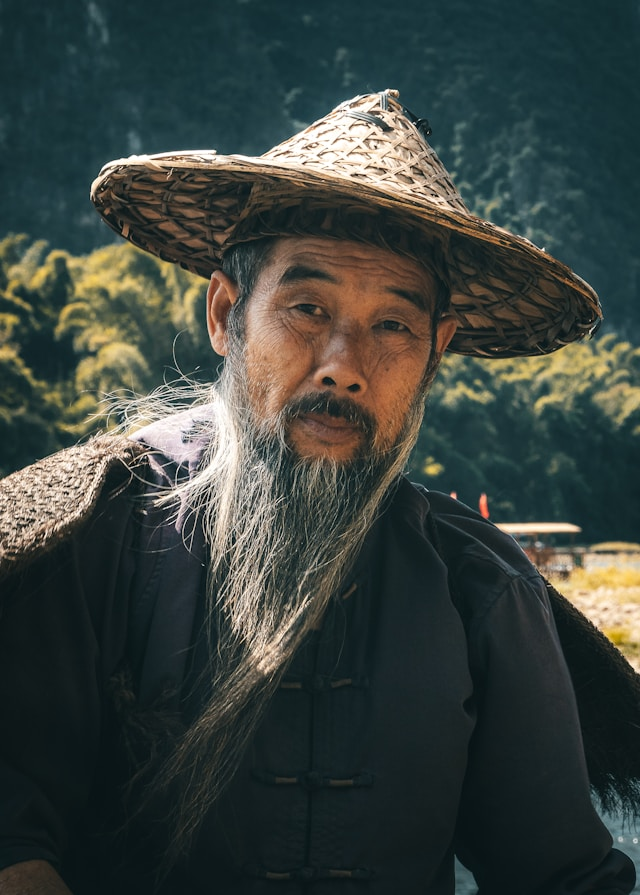
#> input picture opencv/input_img/sample.jpg, 640 x 895 px
$ jupyter execute 2_opencv_transformations.ipynb
#> lines starting #> are read from the running program, lines starting #| are printed output that depends on the picture
# OpenCV Image Transformations

This notebook covers resizing, cropping, rotation, and flipping techniques.

[cell 1]
import cv2
image = cv2.imread("input_img/sample.jpg")
#> image is the input picture: shape (895, 640, 3); mean B, G, R 62.1, 66.7, 58.6

## 1. Grayscale Conversion

[cell 2]
# Convert the image to grayscale and save
if image is not None:
    h, w, c = image.shape
#> h = 895; w = 640; c = 3
    print(f"Image dimensions: {h}x{w}x{c}")
#| Image dimensions: 895x640x3

    grey = cv2.cvtColor(image, cv2.COLOR_BGR2GRAY)
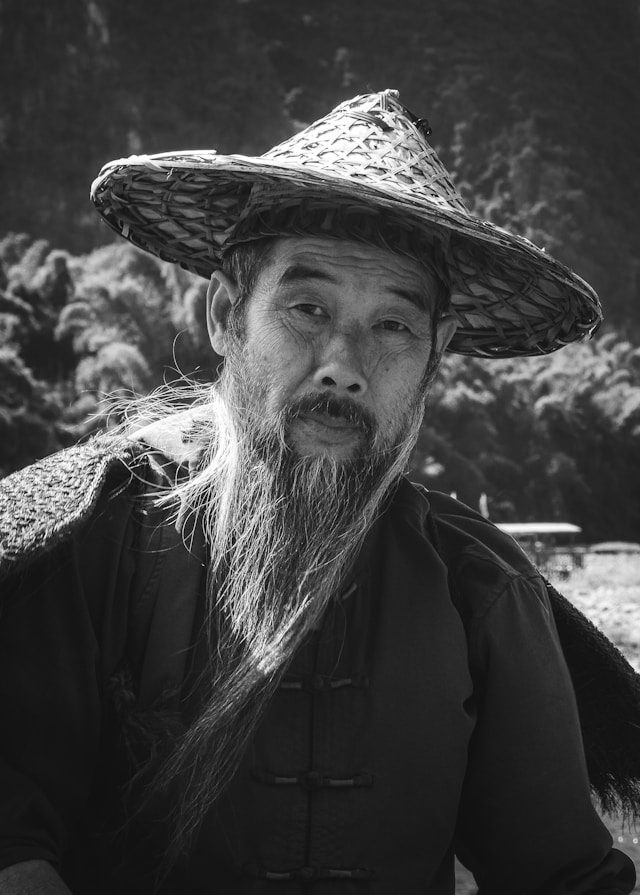
#> grey: shape (895, 640); min 0, max 255, mean 63.7
    cv2.imwrite("output_img/grey.jpg", grey)
else:
    print("Image not found.")

## 2. Resizing

[cell 3]
# Resize the image to 50% of its original size
if image is not None:
    (h, w) = image.shape[:2]

    resized = cv2.resize(image, (int(w * 0.5), int(h * 0.5)))
    cv2.imwrite("output_img/resized.jpg", resized)
else:
    print("Image not found.")

## 3. Cropping

[cell 4]
# Crop a specific Region of Interest (ROI)
if image is not None:
    # ROI coordinates: [y_start:y_end, x_start:x_end]
    x_start, y_start, x_end, y_end = 100, 100, 540, 327

    cropped_img = image[y_start:y_end, x_start:x_end]
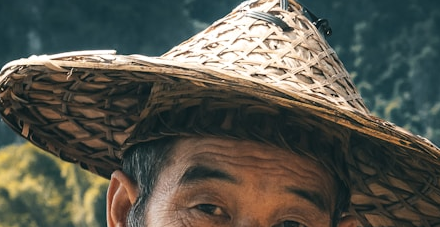
#> cropped_img: shape (227, 440, 3); mean B, G, R 77.9, 87.7, 88.5
    cv2.imwrite("output_img/cropped.jpg", cropped_img)
else:
    print("Image not found.")

## 4. Rotation

[cell 5]
# Rotate the image 90 degrees clockwise
if image is not None:
    (h, w) = image.shape[:2]
    center = (w // 2, h // 2)
#> center = (320, 447)
    M = cv2.getRotationMatrix2D(center, -90, 1.0)
    rotated_image = cv2.warpAffine(image, M, (w, h))
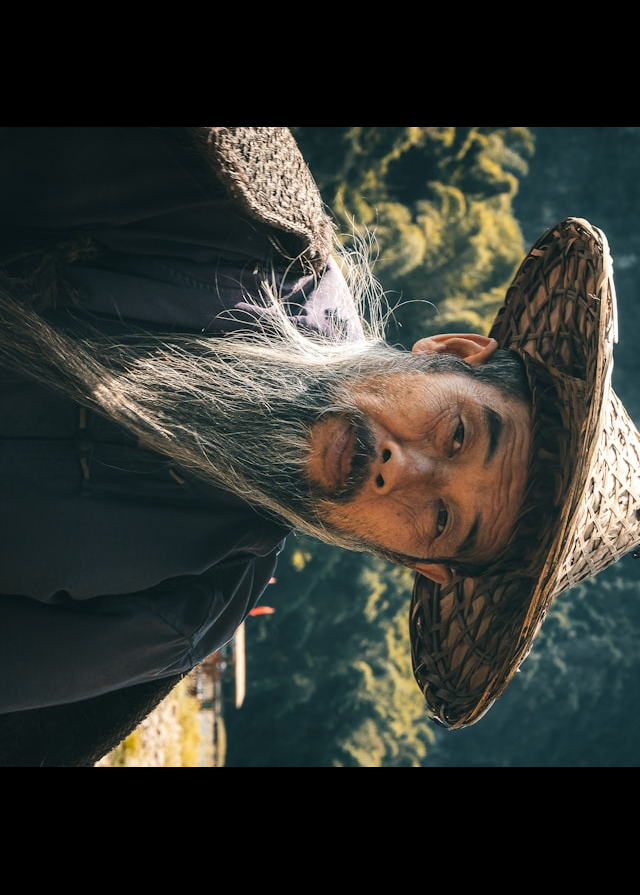
#> rotated_image: shape (895, 640, 3); mean B, G, R 48.5, 53.9, 51.3
    cv2.imwrite("output_img/rotated.jpg", rotated_image)
else:
    print("Image not found.")

## 5. Flipping

[cell 6]
# Apply different types of flips
if image is not None:
    flipped_v = cv2.flip(image, 0)
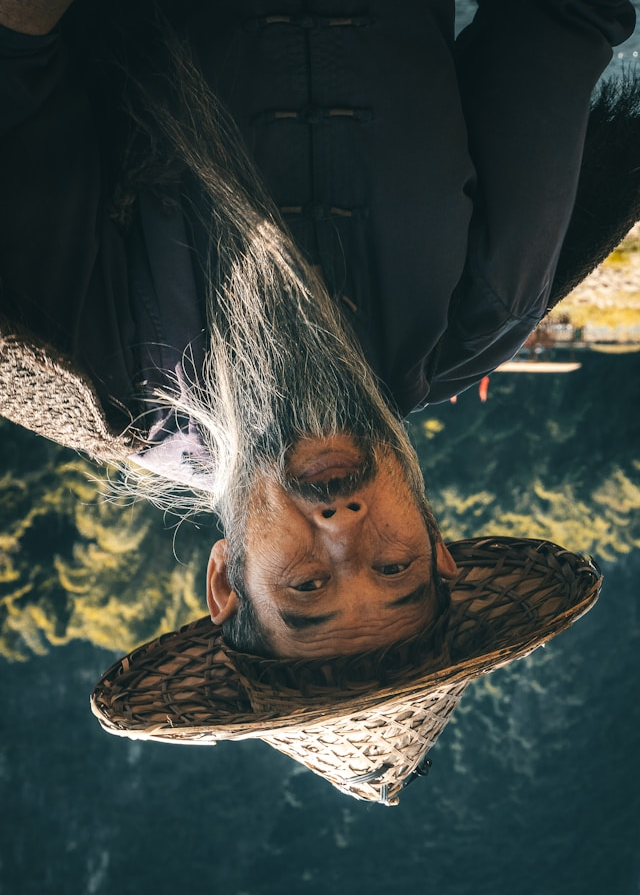
#> flipped_v: shape (895, 640, 3); mean B, G, R 62.1, 66.7, 58.6
    cv2.imwrite("output_img/vertically_flipped.jpg", flipped_v)

    flipped_h = cv2.flip(image, 1)
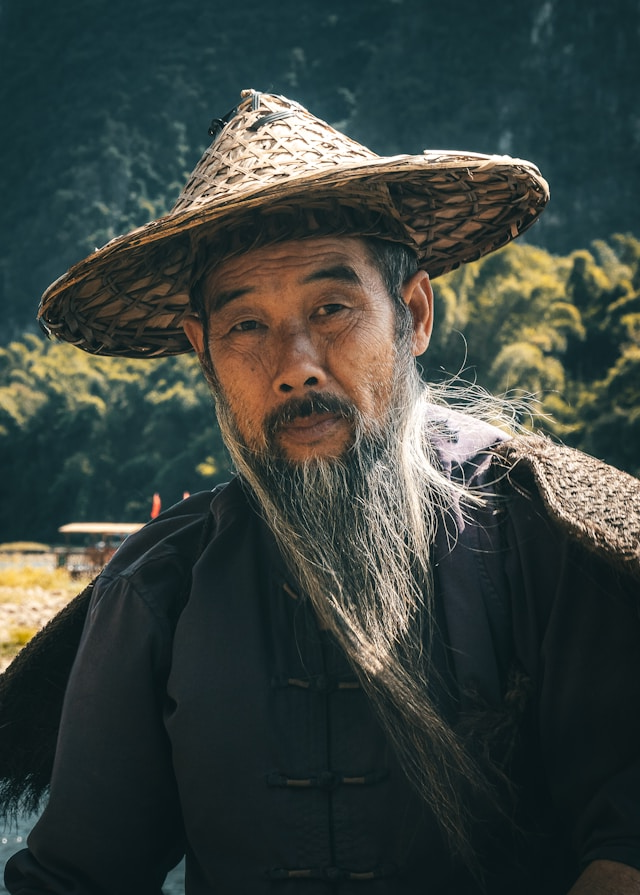
#> flipped_h: shape (895, 640, 3); mean B, G, R 62.1, 66.7, 58.6
    cv2.imwrite("output_img/horizontally_flipped.jpg", flipped_h)

    flipped_b = cv2.flip(image, -1)
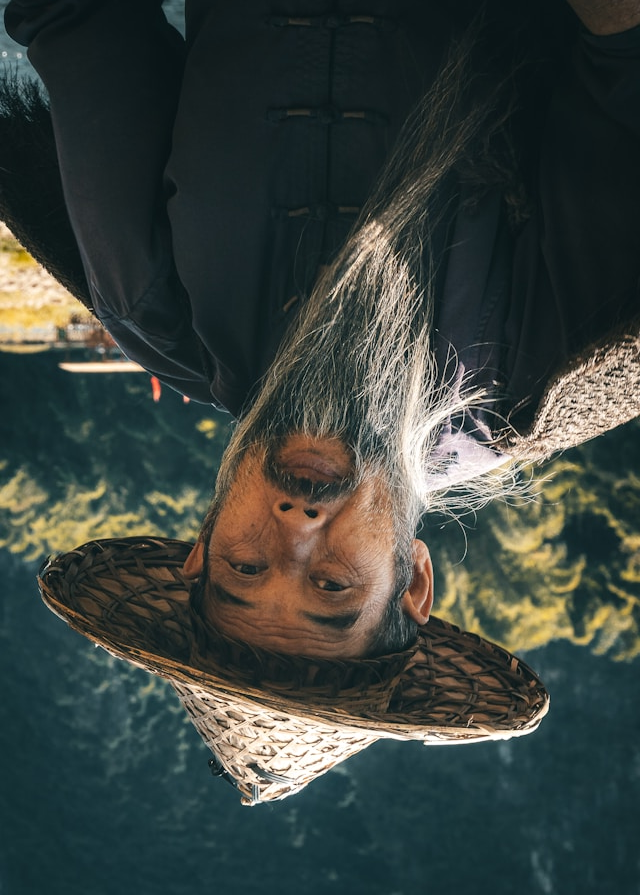
#> flipped_b: shape (895, 640, 3); mean B, G, R 62.1, 66.7, 58.6
    cv2.imwrite("output_img/both_flipped.jpg", flipped_b)
else:
    print("Image not found.")
